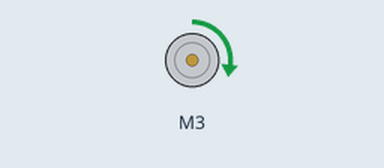
Bench run of a sketch on a simulated Arduino Uno, built with avr-gcc and run on an emulated ATmega328P. On the bench: DC motor (green arrow = forward, orange = backward, longer = faster).

Above: at 0.1 s.
Timing chart, 0 to 1.6 s (numbered marks = the images above):
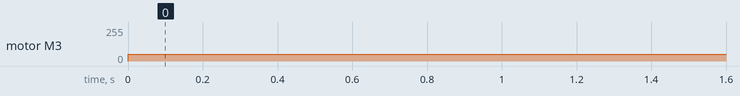

The sketch:

cytron_withesc.ino
```cpp
 #include "CytronMotorDriver.h"


// Configure the motor driver.
CytronMD motor(PWM_DIR, 3, 4);
// #include <Servo.h>


// Servo esc1;
// Servo esc2;
// int escPin1 = 7;
// int escPin2= 8;// Connect the ESC signal wire to pin 9
// int throttle = 1000;
void setup() {
  Serial.begin(9600);
  // Serial.println("Basic Encoder Test:");
//   esc1.attach(escPin1);
//   esc2.attach(escPin2);
//   esc1.writeMicroseconds(1000);
//  esc2.writeMicroseconds(1000);
}


void loop() {
motor.setSpeed(50);
// esc1.writeMicroseconds(1000);
// esc2.writeMicroseconds(1000);


}
```

Measured:
- by itself, motor M3: stopped → forward 50/255 at 0.00 s
